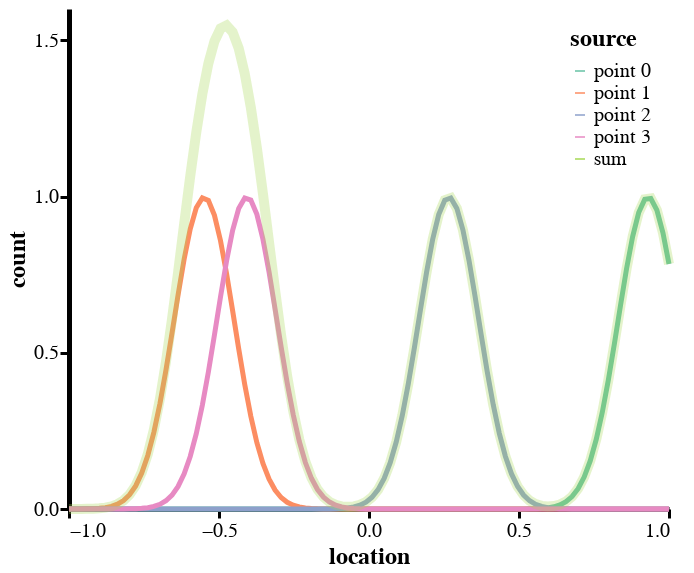

The code cell stored with this chart in its notebook:
### Code cell
alt.themes.enable('publication')
n_kernels = 4

sigma = 1e-1
cov = jnp.eye(1) * sigma**2
weights = jnp.ones((n_kernels,))
kernel_locs = random.uniform(random.PRNGKey(0), shape=(n_kernels, 1), minval=-1, maxval=1)

xs = jnp.expand_dims(jnp.linspace(-1, 1, 100), axis=1)
# ys = mog_pdf_batchedx(cov, weights, kernel_locs, xs) 
# df = pd.DataFrame({'x': np.array(xs)[:, 0], 
#                    'y': np.array(ys),
#                    'dist': 'sum'})
df = pd.DataFrame()
ys_sum = np.zeros(100)
for i, kernel in enumerate(kernel_locs):
    ys = normal_pdf_batchedx(kernel, cov, xs) / 4
    ys_sum += ys
    single_df = pd.DataFrame({'location': np.array(xs)[:, 0], 
                              'count': np.array(ys),
                              'source': f'point {i}'})
    df = pd.concat([df, single_df])
sum_df = pd.DataFrame({'location': np.array(xs)[:, 0],
                       'count': np.array(ys_sum),
                       'source': 'sum'})
# df = pd.concat([df, sum_df])
kernels = alt.Chart(df).mark_line(opacity=1).encode(
    x='location', y='count', 
    color=alt.Color('source', legend=alt.Legend(orient='top-right')))
total = alt.Chart(sum_df).mark_line(opacity=0.3, size=10).encode(
    x='location', y='count', 
    color=alt.Color('source', legend=alt.Legend(orient='top-right')))
kernels + total

### Figure 1 — Vega-Lite specification as saved in the notebook (floating-point values rounded to 4 significant figures; data arrays with more than 128 entries replaced by an {"elided": "..."} marker saying what was removed)
{"config": {"view": {"height": 500, "width": 600, "strokeWidth": 0, "background": "white"}, "title": {"fontSize": 24}, "range": {"category": {"scheme": "set2"}, "ordinal": {"scheme": "set2"}}, "axis": {"titleFontSize": 24, "labelFontSize": 20, "grid": false, "domainWidth": 5, "domainColor": "333", "tickWidth": 3, "tickSize": 9, "tickCount": 4, "tickColor": "333", "tickOffset": 0}, "legend": {"titleFontSize": 24, "labelFontSize": 20, "labelLimit": 0, "titleLimit": 0, "orient": "top-left", "titlePadding": 10, "fillColor": "#ffffff88", "cornerRadius": 0}, "rule": {"size": 3, "color": "999"}, "line": {"size": 5}}, "layer": [{"data": {"name": "data-d201e8b27b9e8961e2224426672e0b6b"}, "mark": {"type": "line", "opacity": 1}, "encoding": {"color": {"type": "nominal", "field": "source", "legend": {"orient": "top-right"}}, "x": {"type": "quantitative", "field": "location"}, "y": {"type": "quantitative", "field": "count"}}}, {"data": {"name": "data-eda4de533e7251fafef63b4bace77f95"}, "mark": {"type": "line", "opacity": 0.3, "size": 10}, "encoding": {"color": {"type": "nominal", "field": "source", "legend": {"orient": "top-right"}}, "x": {"type": "quantitative", "field": "location"}, "y": {"type": "quantitative", "field": "count"}}}], "$schema": "https://vega.github.io/schema/vega-lite/v4.8.1.json", "datasets": {"data-d201e8b27b9e8961e2224426672e0b6b": {"elided": "400 records"}, "data-eda4de533e7251fafef63b4bace77f95": [{"location": -1.0, "count": 3.942e-05, "source": "sum"}, {"location": -0.9798, "count": 9.594e-05, "source": "sum"}, {"location": -0.9596, "count": 0.0002242, "source": "sum"}, {"location": -0.9394, "count": 0.000503, "source": "sum"}, {"location": -0.9192, "count": 0.001083, "source": "sum"}, {"location": -0.899, "count": 0.002241, "source": "sum"}, {"location": -0.8788, "count": 0.00445, "source": "sum"}, {"location": -0.8586, "count": 0.008486, "source": "sum"}, {"location": -0.8384, "count": 0.01554, "source": "sum"}, {"location": -0.8182, "count": 0.02734, "source": "sum"}, {"location": -0.798, "count": 0.0462, "source": "sum"}, {"location": -0.7778, "count": 0.07502, "source": "sum"}, {"location": -0.7576, "count": 0.1171, "source": "sum"}, {"location": -0.7374, "count": 0.1756, "source": "sum"}, {"location": -0.7172, "count": 0.2535, "source": "sum"}, {"location": -0.697, "count": 0.3521, "source": "sum"}, {"location": -0.6768, "count": 0.4712, "source": "sum"}, {"location": -0.6566, "count": 0.6079, "source": "sum"}, {"location": -0.6364, "count": 0.7573, "source": "sum"}, {"location": -0.6162, "count": 0.9121, "source": "sum"}, {"location": -0.596, "count": 1.064, "source": "sum"}, {"location": -0.5758, "count": 1.205, "source": "sum"}, {"location": -0.5556, "count": 1.328, "source": "sum"}, {"location": -0.5354, "count": 1.426, "source": "sum"}, {"location": -0.5152, "count": 1.497, "source": "sum"}, {"location": -0.4949, "count": 1.537, "source": "sum"}, {"location": -0.4747, "count": 1.547, "source": "sum"}, {"location": -0.4545, "count": 1.526, "source": "sum"}, {"location": -0.4343, "count": 1.474, "source": "sum"}, {"location": -0.4141, "count": 1.393, "source": "sum"}, {"location": -0.3939, "count": 1.285, "source": "sum"}, {"location": -0.3737, "count": 1.155, "source": "sum"}, {"location": -0.3535, "count": 1.009, "source": "sum"}, {"location": -0.3333, "count": 0.8551, "source": "sum"}, {"location": -0.3131, "count": 0.7013, "source": "sum"}, {"location": -0.2929, "count": 0.5559, "source": "sum"}, {"location": -0.2727, "count": 0.4252, "source": "sum"}, {"location": -0.2525, "count": 0.3134, "source": "sum"}, {"location": -0.2323, "count": 0.2225, "source": "sum"}, {"location": -0.2121, "count": 0.152, "source": "sum"}, {"location": -0.1919, "count": 0.09989, "source": "sum"}, {"location": -0.1717, "count": 0.06314, "source": "sum"}, {"location": -0.1515, "count": 0.03844, "source": "sum"}, {"location": -0.1313, "count": 0.02269, "source": "sum"}, {"location": -0.1111, "count": 0.01331, "source": "sum"}, {"location": -0.09091, "count": 0.008431, "source": "sum"}, {"location": -0.07071, "count": 0.006911, "source": "sum"}, {"location": -0.05051, "count": 0.008373, "source": "sum"}, {"location": -0.0303, "count": 0.01317, "source": "sum"}, {"location": -0.0101, "count": 0.02239, "source": "sum"}, {"location": 0.0101, "count": 0.03785, "source": "sum"}, {"location": 0.0303, "count": 0.062, "source": "sum"}, {"location": 0.05051, "count": 0.09773, "source": "sum"}, {"location": 0.07071, "count": 0.148, "source": "sum"}, {"location": 0.09091, "count": 0.2151, "source": "sum"}, {"location": 0.1111, "count": 0.3003, "source": "sum"}, {"location": 0.1313, "count": 0.4023, "source": "sum"}, {"location": 0.1515, "count": 0.5175, "source": "sum"}, {"location": 0.1717, "count": 0.6391, "source": "sum"}, {"location": 0.1919, "count": 0.7577, "source": "sum"}, {"location": 0.2121, "count": 0.8623, "source": "sum"}, {"location": 0.2323, "count": 0.9422, "source": "sum"}, {"location": 0.2525, "count": 0.9883, "source": "sum"}, {"location": 0.2727, "count": 0.9951, "source": "sum"}, {"location": 0.2929, "count": 0.962, "source": "sum"}, {"location": 0.3131, "count": 0.8928, "source": "sum"}, {"location": 0.3333, "count": 0.7954, "source": "sum"}, {"location": 0.3535, "count": 0.6803, "source": "sum"}, {"location": 0.3737, "count": 0.5586, "source": "sum"}, {"location": 0.3939, "count": 0.4403, "source": "sum"}, {"location": 0.4141, "count": 0.3332, "source": "sum"}, {"location": 0.4343, "count": 0.2421, "source": "sum"}, {"location": 0.4545, "count": 0.1688, "source": "sum"}, {"location": 0.4747, "count": 0.1131, "source": "sum"}, {"location": 0.4949, "count": 0.07272, "source": "sum"}, {"location": 0.5152, "count": 0.045, "source": "sum"}, {"location": 0.5354, "count": 0.02696, "source": "sum"}, {"location": 0.5556, "count": 0.01598, "source": "sum"}, {"location": 0.5758, "count": 0.01008, "source": "sum"}, {"location": 0.596, "count": 0.008006, "source": "sum"}, {"location": 0.6162, "count": 0.009275, "source": "sum"}, {"location": 0.6364, "count": 0.01418, "source": "sum"}, {"location": 0.6566, "count": 0.0238, "source": "sum"}, {"location": 0.6768, "count": 0.03996, "source": "sum"}, {"location": 0.697, "count": 0.06513, "source": "sum"}, {"location": 0.7172, "count": 0.1022, "source": "sum"}, {"location": 0.7374, "count": 0.1541, "source": "sum"}, {"location": 0.7576, "count": 0.2231, "source": "sum"}, {"location": 0.7778, "count": 0.31, "source": "sum"}, {"location": 0.798, "count": 0.4137, "source": "sum"}, {"location": 0.8182, "count": 0.5299, "source": "sum"}, {"location": 0.8384, "count": 0.6517, "source": "sum"}, {"location": 0.8586, "count": 0.7693, "source": "sum"}, {"location": 0.8788, "count": 0.8719, "source": "sum"}, {"location": 0.899, "count": 0.9486, "source": "sum"}, {"location": 0.9192, "count": 0.9908, "source": "sum"}, {"location": 0.9394, "count": 0.9935, "source": "sum"}, {"location": 0.9596, "count": 0.9564, "source": "sum"}, {"location": 0.9798, "count": 0.8839, "source": "sum"}, {"location": 1.0, "count": 0.7841, "source": "sum"}]}}
